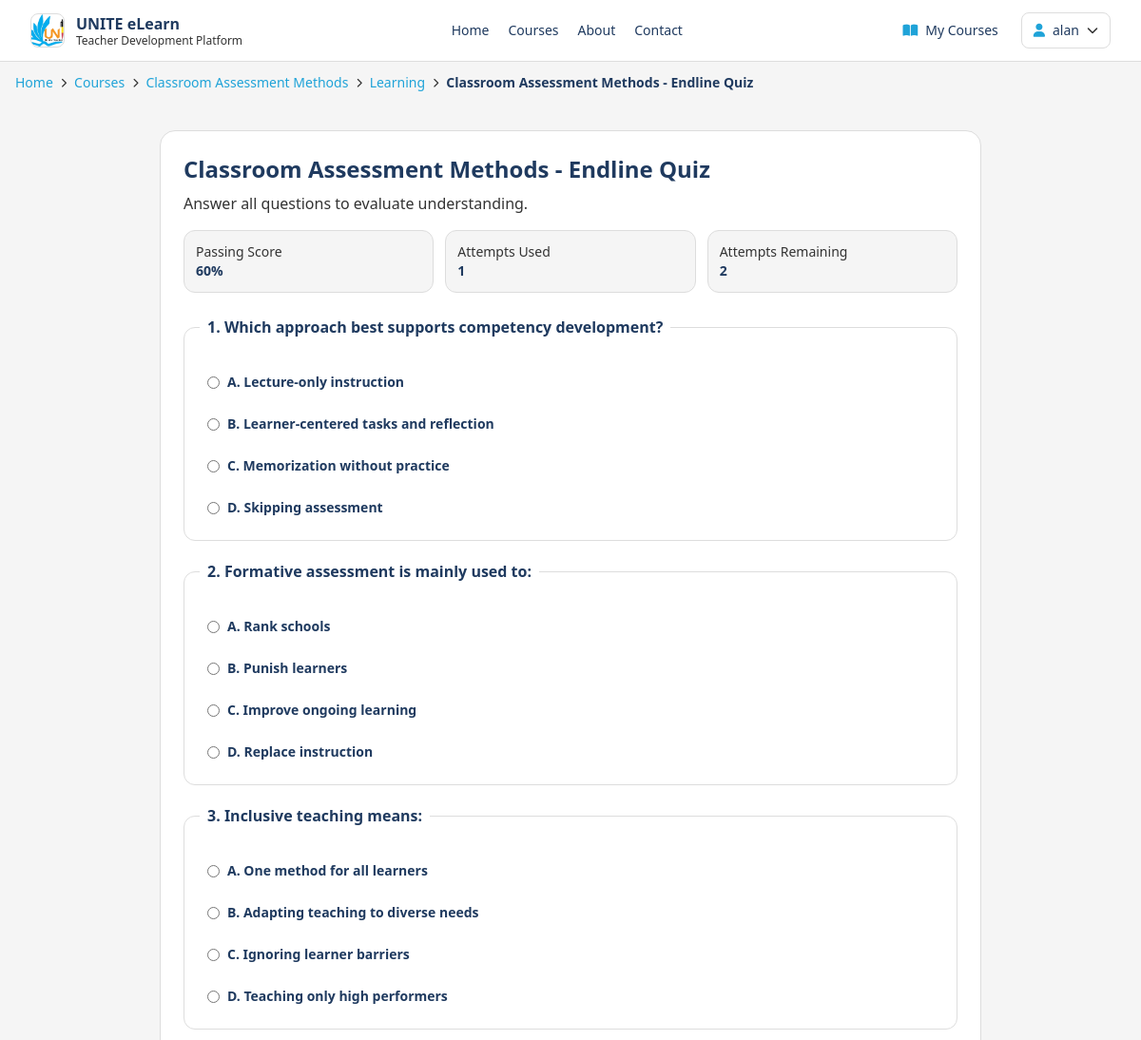
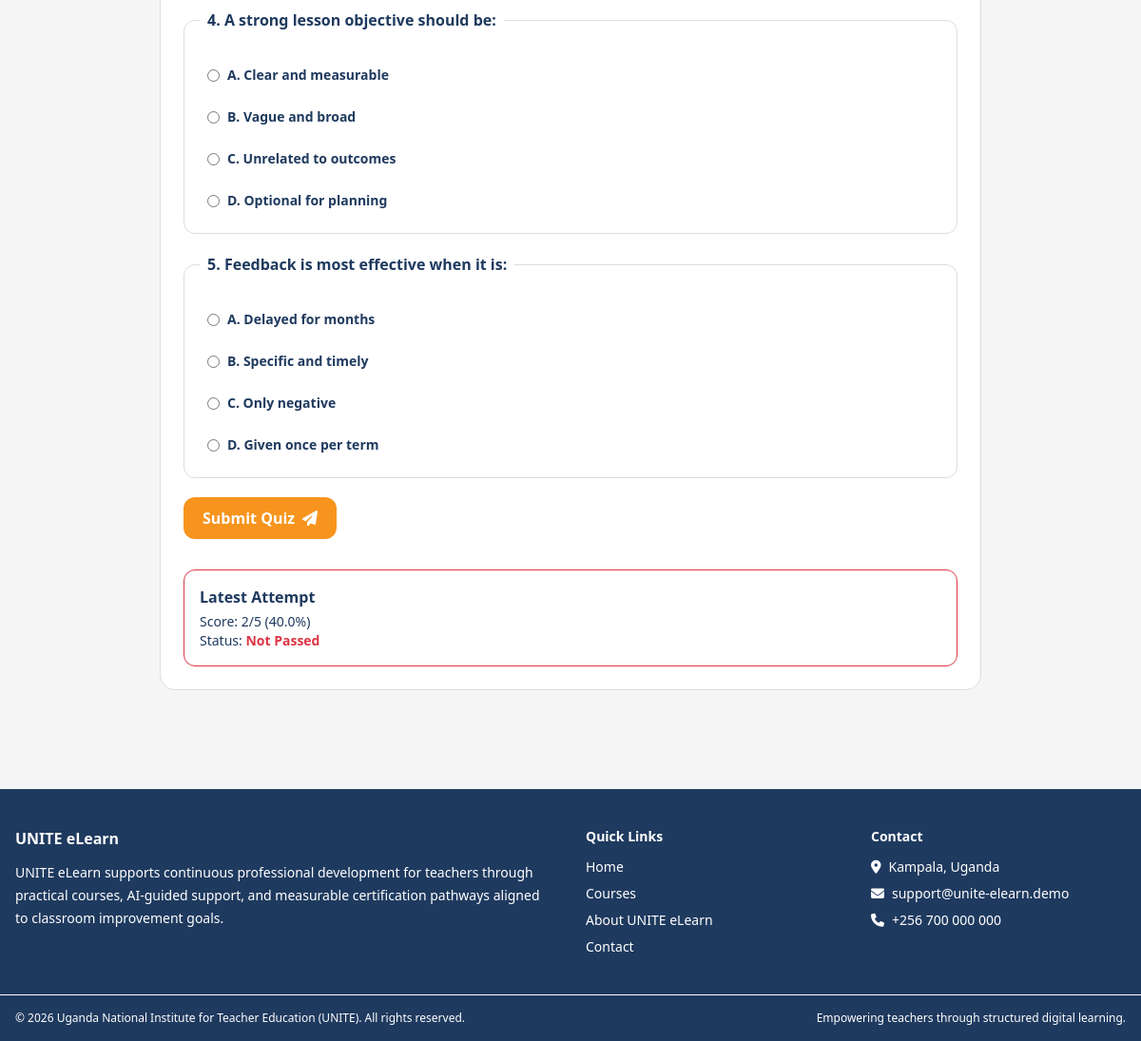
Before: /quizzes/2/ (signed in) with the older database file (2 pictures, top to bottom).
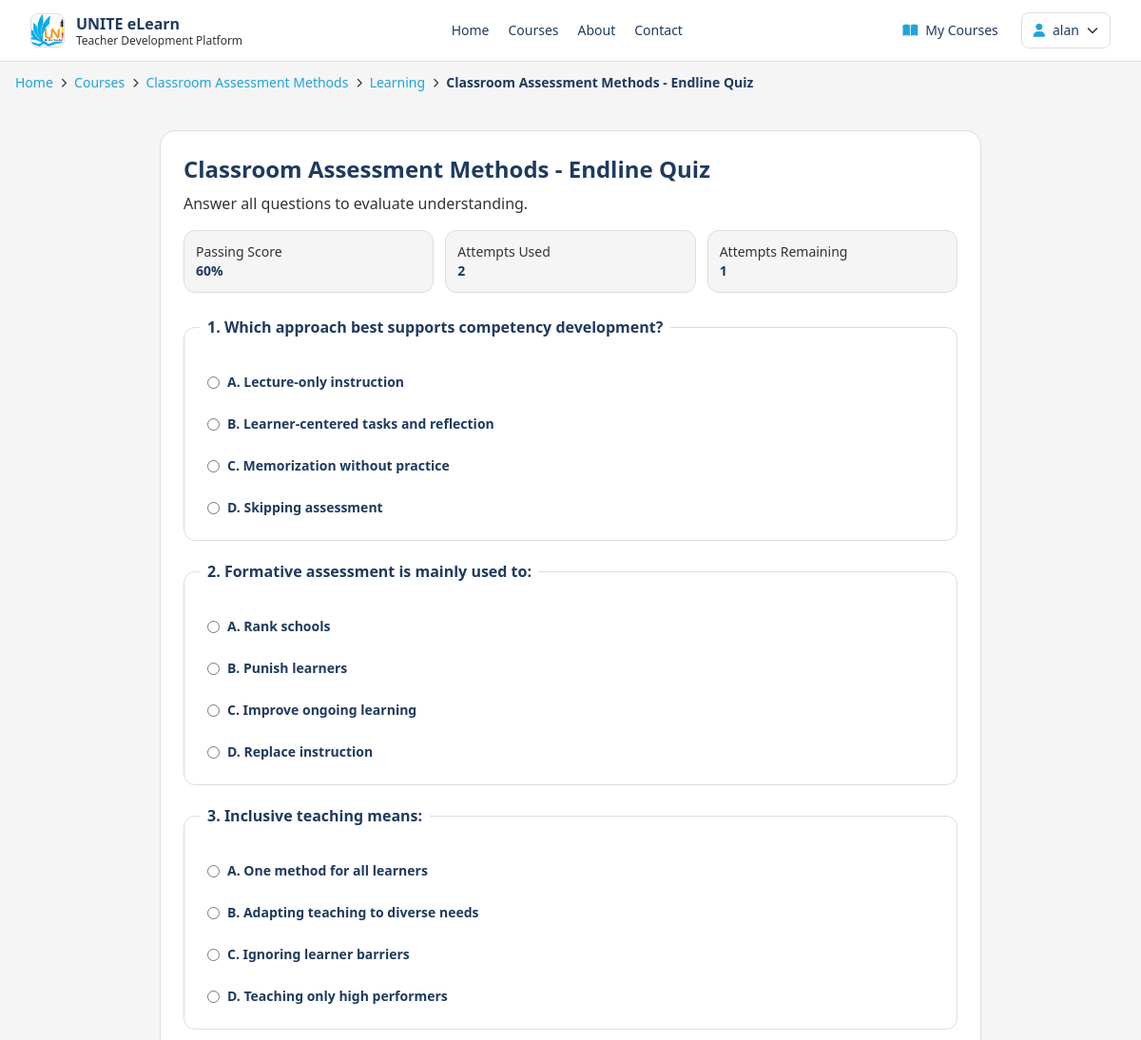
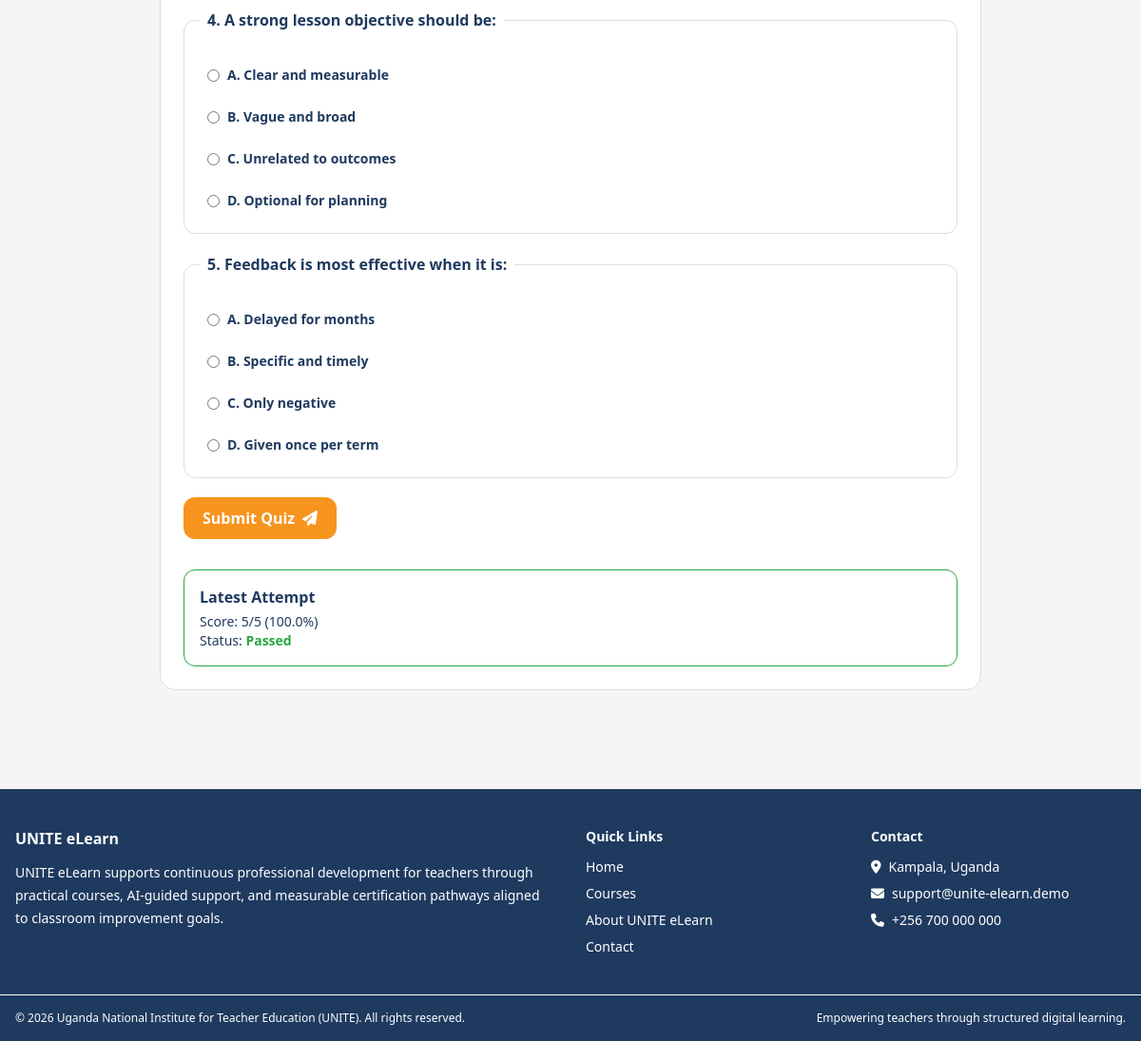
After: the same page with the newer database file (2 pictures, top to bottom).
### courses/models.py (models this page shows, shortened)
class Quiz(models.Model):
    course = models.ForeignKey(Course, on_delete=models.CASCADE, related_name="quizzes")
    title = models.CharField(max_length=255)
    description = models.TextField(blank=True)
    is_active = models.BooleanField(default=True)
    max_attempts = models.PositiveIntegerField(default=3)
    class Meta:
        ordering = ["course", "id"]

class QuizAttempt(models.Model):
    user = models.ForeignKey(User, on_delete=models.CASCADE, related_name="quiz_attempts")
    quiz = models.ForeignKey(Quiz, on_delete=models.CASCADE, related_name="attempts")
    score = models.PositiveIntegerField(default=0)
    total_questions = models.PositiveIntegerField(default=0)
    percentage = models.FloatField(default=0)
    passed = models.BooleanField(default=False)
    attempted_at = models.DateTimeField(auto_now_add=True)
    class Meta:
        ordering = ["-attempted_at"]

class Course(models.Model):
    LEVEL_BEGINNER = "beginner"
    LEVEL_INTERMEDIATE = "intermediate"
    LEVEL_ADVANCED = "advanced"
    LEVEL_CHOICES = [
        (LEVEL_BEGINNER, "Beginner"),
        (LEVEL_INTERMEDIATE, "Intermediate"),
        (LEVEL_ADVANCED, "Advanced"),
    ]
    title = models.CharField(max_length=255)
    slug = models.SlugField(unique=True, max_length=255)
    category = models.CharField(max_length=120, blank=True, db_index=True)
    level = models.CharField(max_length=20, choices=LEVEL_CHOICES, default=LEVEL_BEGINNER)
    short_description = models.CharField(max_length=300)
    description = models.TextField()
    learning_objectives = models.TextField(blank=True)
    prerequisites = models.TextField(blank=True)
    target_audience = models.TextField(blank=True)
    created_by = models.ForeignKey(
        User,
        on_delete=models.SET_NULL,
        null=True,
        blank=True,
        related_name="created_courses",
    )
    cover_image = models.URLField(blank=True)
    is_published = models.BooleanField(default=True)
    passing_score = models.PositiveIntegerField(default=60)
    estimated_duration_hours = models.PositiveIntegerField(default=6)
    created_at = models.DateTimeField(auto_now_add=True)
    updated_at = models.DateTimeField(auto_now=True)
    class Meta:
        ordering = ["title"]

### courses/views.py (the view)
# urls.py: path("quizzes/<int:quiz_id>/", views.quiz_detail_view, name="quiz-detail"),
@login_required
def quiz_detail_view(request, quiz_id):
    quiz = get_object_or_404(Quiz.objects.prefetch_related("questions").select_related("course"), id=quiz_id, is_active=True)
    if not _is_enrolled(request.user, quiz.course):
        messages.warning(request, "Please enroll in this course first.")
        return redirect("courses:detail", slug=quiz.course.slug)
    attempts_count = QuizAttempt.objects.filter(user=request.user, quiz=quiz).count()
    latest_attempt = QuizAttempt.objects.filter(user=request.user, quiz=quiz).first()
    attempts_remaining = max(quiz.max_attempts - attempts_count, 0)
    limit_reached = attempts_remaining == 0
    return render(
        request,
        "courses/quiz_detail.html",
        {
            "quiz": quiz,
            "latest_attempt": latest_attempt,
            "attempts_count": attempts_count,
            "attempts_remaining": attempts_remaining,
            "limit_reached": limit_reached,
        },
    )

### core/templatetags/navigation.py (called while the page is built)
def _safe_reverse(name, **kwargs):
    try:
        return reverse(name, kwargs=kwargs) if kwargs else reverse(name)
    except NoReverseMatch:
        return ""

### courses/views.py (called while the page is built)
def _is_enrolled(user, course):
    return Enrollment.objects.filter(user=user, course=course).exists()

### courses/templates/courses/quiz_detail.html (shortened to what this page needs)
{% extends 'base.html' %}
{% block content %}
<section class="max-w-4xl mx-auto px-4 py-10">
    <div class="bg-white border border-unite-gray-300 rounded-2xl p-6">
        <h1 class="text-2xl font-bold text-unite-navy-500">{{ quiz.title }}</h1>
        <p class="text-unite-text-main mt-2">{{ quiz.description }}</p>
        <div class="mt-4 grid sm:grid-cols-3 gap-3 text-sm">
            <div class="p-3 rounded-xl bg-unite-gray-100 border border-unite-gray-300"><p class="text-unite-text-main">Passing Score</p><p class="font-semibold">{{ quiz.course.passing_score }}%</p></div>
            <div class="p-3 rounded-xl bg-unite-gray-100 border border-unite-gray-300"><p class="text-unite-text-main">Attempts Used</p><p class="font-semibold">{{ attempts_count|default:0 }}</p></div>
            <div class="p-3 rounded-xl bg-unite-gray-100 border border-unite-gray-300"><p class="text-unite-text-main">Attempts Remaining</p><p class="font-semibold">{{ attempts_remaining|default:quiz.max_attempts }}</p></div>
        </div>
        <form method="post" action="{% url 'courses:quiz-submit' quiz.id %}" class="mt-6 space-y-5">
            {% for question in quiz.questions.all %}
                <fieldset class="border border-unite-gray-300 rounded-xl p-4">
                    <legend class="font-semibold text-unite-navy-500 px-2">{{ forloop.counter }}. {{ question.text }}</legend>
                    <div class="mt-3 space-y-2 text-sm">
                        <label class="flex items-start gap-2 p-2 rounded-lg hover:bg-unite-gray-100 cursor-pointer"><input type="radio" name="question_{{ question.id }}" value="A" class="mt-1"> <span>A. {{ question.option_a }}</span></label>
                        <label class="flex items-start gap-2 p-2 rounded-lg hover:bg-unite-gray-100 cursor-pointer"><input type="radio" name="question_{{ question.id }}" value="B" class="mt-1"> <span>B. {{ question.option_b }}</span></label>
                        <label class="flex items-start gap-2 p-2 rounded-lg hover:bg-unite-gray-100 cursor-pointer"><input type="radio" name="question_{{ question.id }}" value="C" class="mt-1"> <span>C. {{ question.option_c }}</span></label>
                        <label class="flex items-start gap-2 p-2 rounded-lg hover:bg-unite-gray-100 cursor-pointer"><input type="radio" name="question_{{ question.id }}" value="D" class="mt-1"> <span>D. {{ question.option_d }}</span></label>
                    </div>
                </fieldset>
            {% empty %}
                <div class="border border-dashed border-unite-gray-300 rounded-xl p-6 text-center text-unite-text-main">This quiz has no questions yet.</div>
            {% endfor %}
            {% if quiz.questions.all %}
                <button type="submit" data-loading="1" class="inline-flex items-center gap-2 px-5 py-2.5 rounded-xl bg-unite-orange-500 hover:bg-unite-orange-600 text-white font-semibold  disabled:opacity-60" {% if limit_reached %}disabled{% endif %}>
                    Submit Quiz <i class="fa-solid fa-paper-plane"></i>
                </button>
            {% endif %}
        </form>
        {% if latest_attempt %}
            <div class="mt-8 p-4 rounded-xl border {% if latest_attempt.passed %}bg-white border-success{% else %}bg-white border-error{% endif %}">
                <h2 class="font-semibold text-unite-navy-500">Latest Attempt</h2>
                <p class="mt-1 text-sm">Score: {{ latest_attempt.score }}/{{ latest_attempt.total_questions }} ({{ latest_attempt.percentage }}%)</p>
                <p class="text-sm">Status: {% if latest_attempt.passed %}<span class="text-success font-semibold">Passed</span>{% else %}<span class="text-error font-semibold">Not Passed</span>{% endif %}</p>
            </div>
        {% endif %}
    </div>
</section>
{% endblock %}

### core/templates/base.html (shortened to what this page needs)
{% load static %}
<!DOCTYPE html>
<html lang="en">
<head>
    <link rel="stylesheet" href="https://cdnjs.cloudflare.com/ajax/libs/font-awesome/6.7.2/css/all.min.css">
    <script src="https://cdn.tailwindcss.com"></script>
</head>
<body class="bg-unite-gray-100 text-unite-navy-500 min-h-screen flex flex-col">
    {% include 'partials/navbar.html' %}
    <main class="flex-grow page-fade">
        {% get_breadcrumbs as breadcrumbs %}
        {% if breadcrumbs|length > 1 %}
            <section class="max-w-7xl mx-auto px-4 pt-3 pb-0 no-print">
                <nav aria-label="Breadcrumb">
                    <ol class="flex flex-wrap items-center gap-2 text-sm">
                        {% for crumb in breadcrumbs %}
                            <li class="flex items-center gap-2">
                                {% if not forloop.first %}
                                    <i class="fa-solid fa-chevron-right text-[10px] text-unite-text-main"></i>
                                {% endif %}
                                {% if crumb.url and not forloop.last %}
                                    <a href="{{ crumb.url }}" class="text-unite-blue-500 hover:text-unite-blue-600 hover:underline">{{ crumb.label }}</a>
                                {% else %}
                                    <span class="{% if forloop.last %}text-unite-navy-500 font-semibold{% else %}text-unite-text-main{% endif %}">{{ crumb.label }}</span>
                                {% endif %}
                            </li>
                        {% endfor %}
                    </ol>
                </nav>
            </section>
        {% endif %}
        {% block content %}{% endblock %}
    </main>
    {% include 'partials/footer.html' %}
</body>
</html>

Changed rows visible on the page:
no longer on this page (row unchanged): QuizAttempt: score "2", total_questions "5", percentage "40.0"
computed for Quiz "Classroom Assessment Methods - Endline Quiz": max_attempts "2" → "1"
added QuizAttempt: score "5", total_questions "5", percentage "100.0"
Other visible differences:
{{ attempts_count|default:0 }}: "1" → "2"
text no longer shown: "Not Passed"
text now shown: "Passed"
